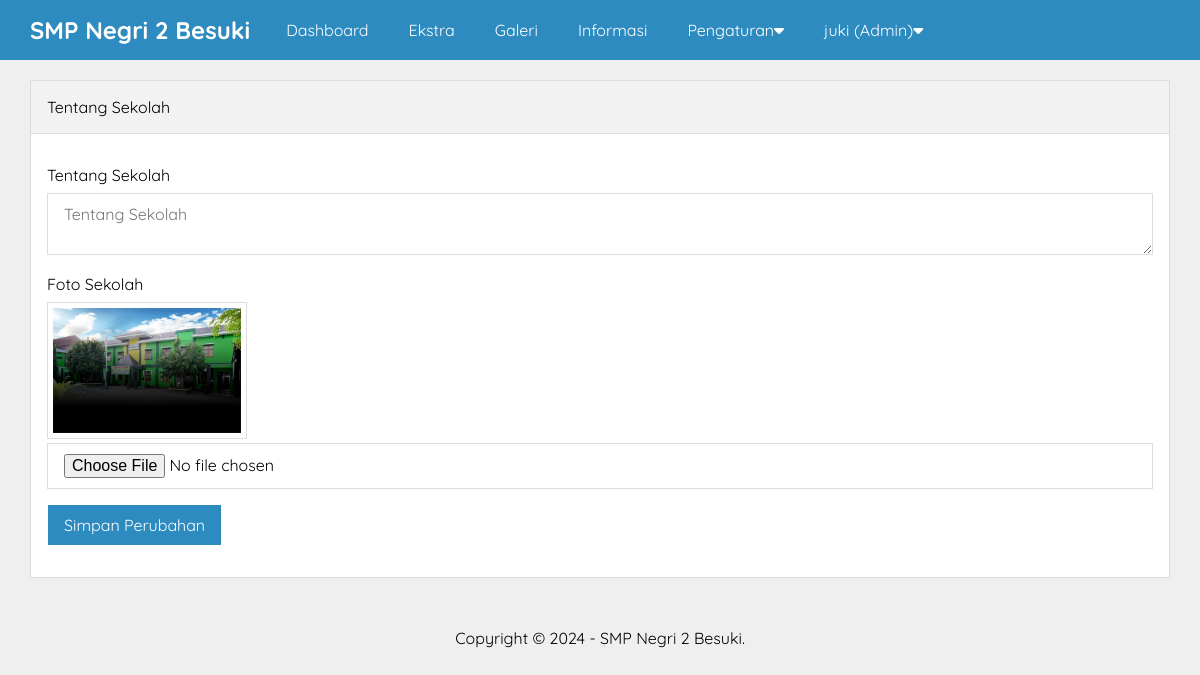
The app's page /admin/tentang-sekolah.php (signed in) with its own data.
### tables this page shows
CREATE TABLE `pengaturan` (
  `id` int(11) NOT NULL,
  `nama` varchar(50) NOT NULL,
  `email` varchar(50) NOT NULL,
  `telepon` varchar(20) NOT NULL,
  `alamat` text NOT NULL,
  `logo` varchar(50) NOT NULL,
  `favicon` varchar(50) NOT NULL,
  `tentang_sekolah` text NOT NULL,
  `foto_sekolah` varchar(50) NOT NULL,
  `google_maps` text NOT NULL,
  `nama_kepsek` varchar(50) NOT NULL,
  `foto_kepsek` varchar(50) NOT NULL,
  `sambutan_kepsek` text NOT NULL,
  `created_at` timestamp NOT NULL DEFAULT current_timestamp(),
  `updated_at` datetime DEFAULT NULL
);

### admin/tentang-sekolah.php (the view, shortened to what this page needs)
<?php include'header.php' ?>
        <div class="content">
            <div class="container">
                <div class="box">
                    <div class="box-header">
                        Tentang Sekolah
                    </div>
                    <div class="box-body">
                        <form action="" method="POST" enctype="multipart/form-data">
                            <div class="form-group">
                                <label>Tentang Sekolah</label>
                                <textarea name="tentang" class="input-control" placeholder="Tentang Sekolah" value="<?= $d->tentang_sekolah ?>"></textarea>
                            </div>
                            <div class="form-group">
                                <label>Foto Sekolah</label>
                                <img src="../uploads/identitas/<?= $d->foto_sekolah ?>" width="200px" class="image">
                                <input type="file" name="foto_baru" class="input-control" >
                            </div>
                            <input type="submit" name="submit" value="Simpan Perubahan" class="btn btn-blue">
                        </form>
                    </div>
                </div>
            </div>
        </div>
        <?php include 'footer.php' ?>

### admin/header.php (shortened to what this page needs)
<?php
    include '../koneksi.php';
    $identitas = mysqli_query($conn, "SELECT * FROM pengaturan ORDER BY id DESC LIMIT 1");
    $d = mysqli_fetch_object($identitas);
?>
<!DOCTYPE html>
<html>
    <head>
        <link rel="stylesheet" type="text/css" href="../assets/css/style.css">
        <link rel="stylesheet" href="https://cdnjs.cloudflare.com/ajax/libs/font-awesome/6.5.2/css/all.min.css" />
    </head>
    <body class="bg-light">
        <div class="navbar">
            <div class="container">
                <h2 class="nav-brand float-left"><a href="index.php"><?= $d->nama ?></a></h2>
                <ul class="nav-menu float-left">
                    <li><a href="index.php">Dashboard</a></li>
                    <?php if($_SESSION['ulevel'] == 'Super Admin'){ ?>
                        <li><a href="pengguna.php">Pengguna</a></li>
                    <?php } elseif($_SESSION['ulevel'] == 'Admin'){ ?>
                        <li><a href="jurusan.php">Ekstra</a></li>
                        <li><a href="galeri.php">Galeri</a></li>
                        <li><a href="informasi.php">Informasi</a></li>
                        <li>
                            <a href="#">Pengaturan<i class="fa fa-caret-down"></i></a>
                        </li>
                    <?php } ?>
                    <li>
                        <a href=""><?= $_SESSION['uname'] ?> (<?= $_SESSION['ulevel'] ?>)<i class="fa fa-caret-down"></i></a>
                    </li>
                </ul>
            </div>
        </div>

### admin/footer.php
        <div class="footer">
            <div class="container text-center">
                Copyright &copy; 2024 - <?= $d->nama ?>.
            </div>
        </div>
    </body>
</html>

### assets/css/style.css (style rules this page uses)
* { margin: 0; padding: 0; font-family: 'Quicksand', sans-serif; box-sizing: border-box; }
a { text-decoration: none; }
.float-left { float: left; }
.container { width: 1140px; margin:0 auto; }
.container::after { content: ""; display: block; clear: both; }
.bg-light { background-color: #efefef; }
.box { border:1px solid #ddd; background-color: #fff; }
.box-header { padding:16px; border-bottom:1px solid #ddd; background-color: #f2f2f2; }
.box-body { padding: 16px; }
form { margin: 15px 0; }
.form-group { margin-bottom: 15px; }
.form-group label { display: block; margin-bottom: 8px; }
.form-group .input-control { padding: 10px 16px; width: 100%; font-size: 16px; border: 1px solid #ddd; }
.btn { border: 1px solid #ddd; padding: 10px 16px; font-size: 16px; }
.btn-blue { background-color: #2E8BC0; color: #fff; border: 1px solid; }
.text-center { text-align: center !important; }
.navbar { height: 60px; width: 100%; background-color: #2E8BC0; position: fixed; top: 0; z-index: 1000; }
.navbar a { color: #fff; }
.nav-brand { display: inline-block; padding: 15px 0; margin-right: 16px; }
.nav-menu { display: flex; list-style: none; }
.nav-menu li a { padding: 20px; display: inline-block; }
.content { padding: 80px 0 30px 0; }
.footer { padding: 20px 0; }
.image { border: 1px solid #ddd; padding: 5px; }

### records on screen
pengaturan: nama "SMP Negri 2 Besuki", tentang "Tentang Sekolah", foto_sekolah (picture)

### other values on screen
$_SESSION['uname'] "juki"
$_SESSION['ulevel'] "Admin"
